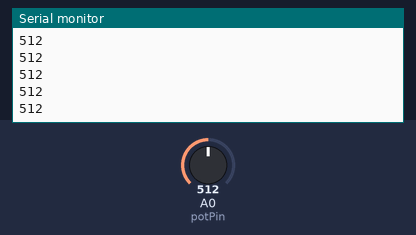
The sketch below on a simulated Arduino Uno, built with avr-gcc and run on an emulated ATmega328P. Shown: the last lines printed to the serial monitor. The inputs (shaded band) are chosen by the test bench; at power-on: A0 (potPin) = 512.

Above: at 2.2 s.
2.3 s: A0 (potPin) set to 716
At 2.31 s:
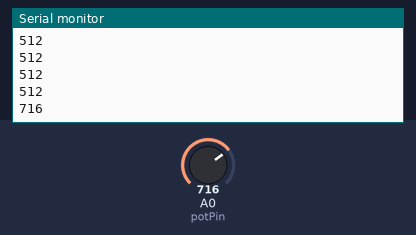
3.8 s: A0 (potPin) set to 900
At 3.81 s:
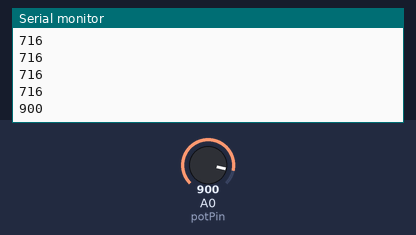
Timing chart, 0 to 6.8 s (numbered marks = the images above; inputs shaded):
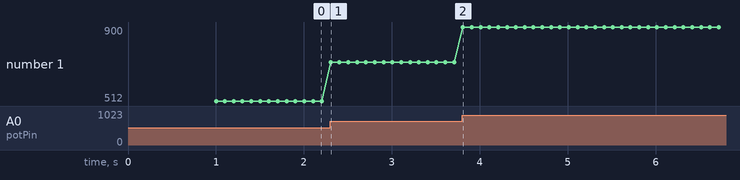

Measured:
- after the input at 2.3 s, the serial monitor: prints a new line at once (image 1)
- after the input at 3.8 s, the serial monitor: prints a new line at once (image 2)
- plotted number 1: 512 → 716 after the input at 2.3 s, 716 → 900 after the input at 3.8 s

The sketch:

pot_test.ino
```cpp
// Potentiometer is connected to GPIO 34 (Analog ADC1_CH6)
const int potPin = 0;

// variable for storing the potentiometer value
int potValue = 0;

void setup()
{
  Serial.begin(115200);
  delay(1000);
  Serial.println("testing");
}

void loop()
{
  // Reading potentiometer value
  potValue = analogRead(potPin);
  Serial.println(potValue);
  delay(100);
}
```
